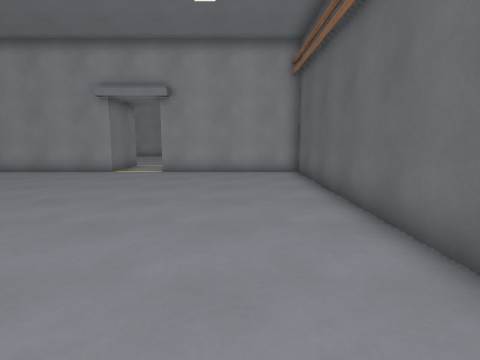
View 1 (above)

16 first-person views from a walk through a Godot game level. The camera is 1.4 m above the floor, tilts 8° down and sees 80° across. The floor is counted in squares, 1 m on a side. Each view is taken from the middle of a square. On the plan, view 1 faces up. The plan holds only what a view shows up to about 14 squares ahead; the rest is blank.

View 2
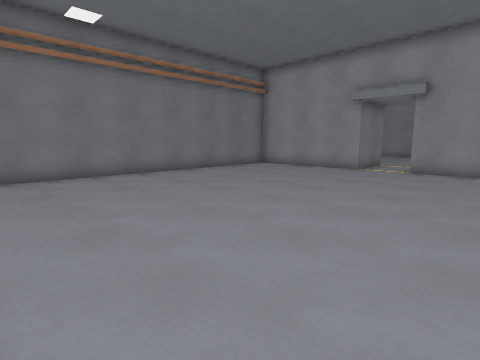

View 3
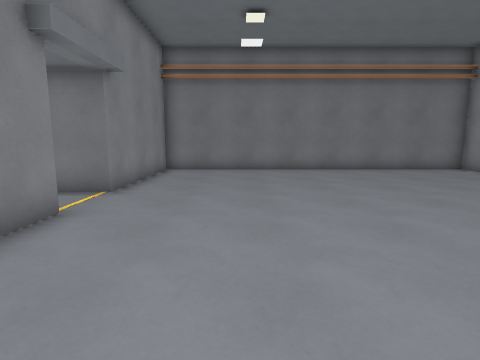

View 4
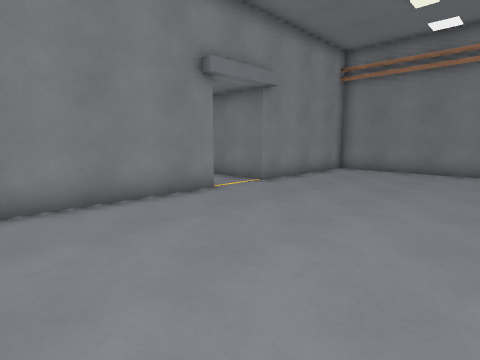

View 5
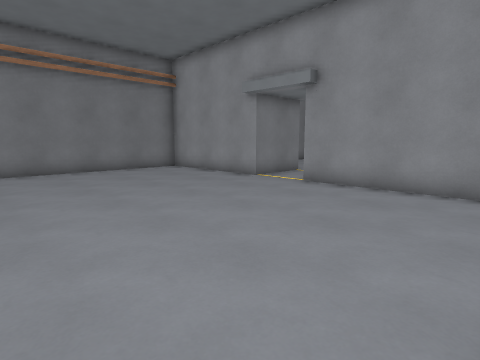

View 6
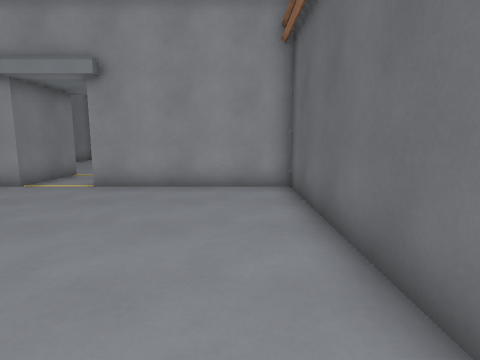

View 7
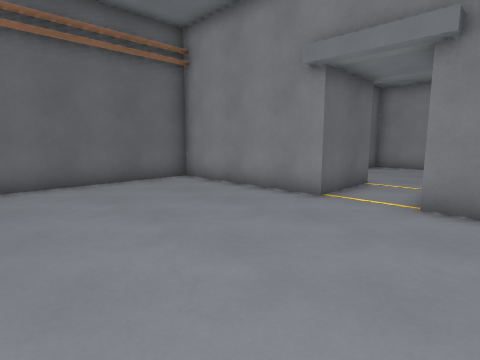

View 8
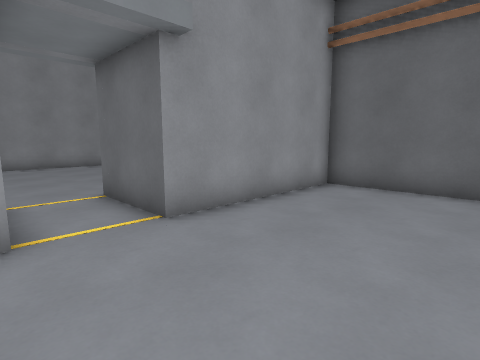

View 9
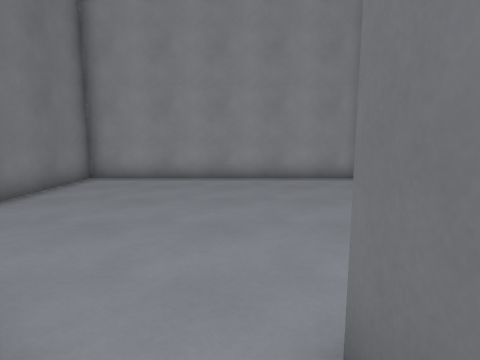

View 10
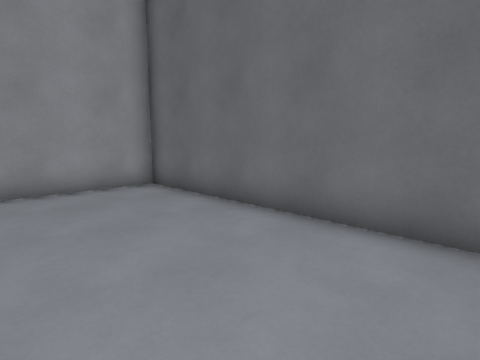

View 11
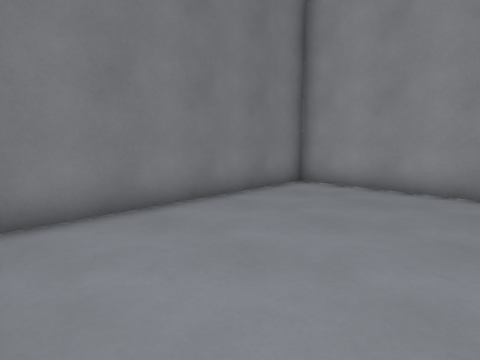

View 12
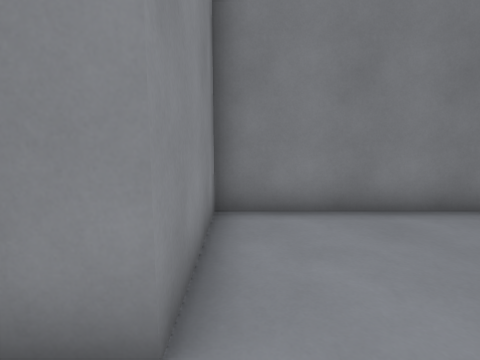

View 13
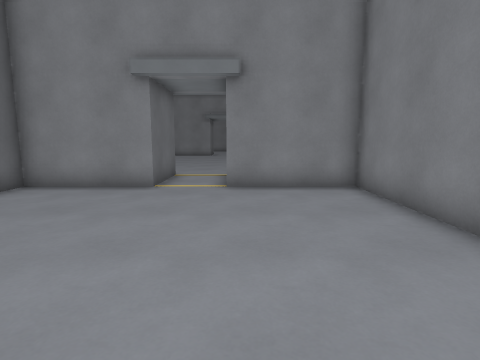

View 14
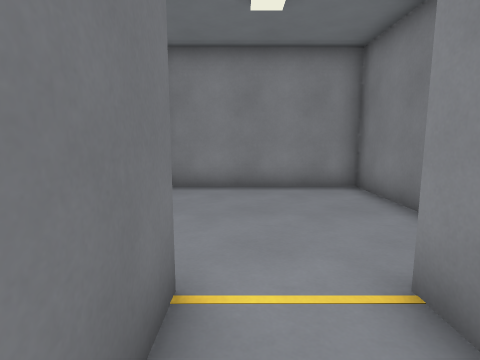

View 15
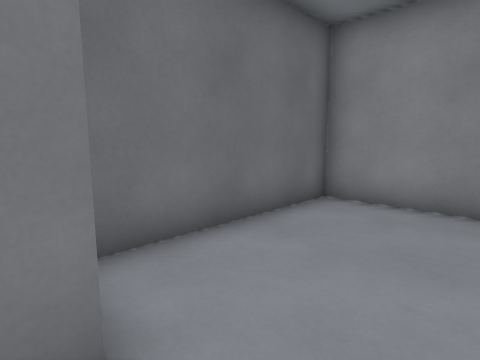

View 16
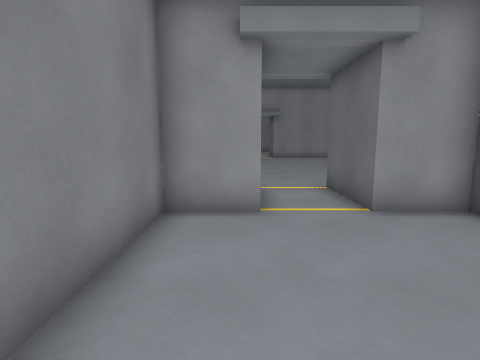

### Floor plan
Points are (right, up) in squares from view 1. A wall is a line through its corners. A room is listed if a view was taken in it or the views show most of it. See-through windows are left out.
Room 1 (views 1, 2, 3, 4, 5, 6, 7, 8, 14, 15)
walls: (-5.6, 12.5) (-11.5, 12.5) (-11.5, -1.5) (-5.6, -1.5) (-5.6, -4.5); (-3.4, -4.5) (-3.4, -1.5) (2.5, -1.5) (2.5, 12.5) (-3.4, 12.5)
ways out: opening at (-4.5, 13) to room 2; opening at (-4.5, -4.5) to room 3
Room 2 (views 9, 10, 11, 12, 13)
walls: (-3.4, 12.5) (-3.4, 15.5) (0.5, 15.5) (0.5, 24.5) (-9.5, 24.5) (-9.5, 15.5) (-5.6, 15.5) (-5.6, 12.5)
ways out: opening at (-4.5, 13) to room 1
Room 3 (view 16)
walls: (-5.6, -4.5) (-7.5, -4.5) (-7.5, -10.5) (-1.5, -10.5) (-1.5, -4.5) (-3.4, -4.5)
ways out: opening at (-4.5, -4.5) to room 1

Where each view was taken, in squares from view 1:
view 1: 0 up, 0 right, facing up
view 2: 1 down, 0 right, facing up-left
view 3: 2 up, 2 right, facing left
view 4: 5 up, 2 right, facing down-left
view 5: 4 up, 2 right, facing up-left
view 6: 4 up, 1 right, facing up
view 7: 5 up, 7 left, facing down-right
view 8: 8 up, 6 left, facing up-right
view 9: 14 up, 4 left, facing up
view 10: 16 up, 4 left, facing up-right
view 11: 16 up, 4 left, facing up-left
view 12: 16 up, 4 left, facing left
view 13: 24 up, 6 left, facing down
view 14: 2 down, 4 left, facing down
view 15: 4 down, 5 left, facing down-right
view 16: 10 down, 6 left, facing up
